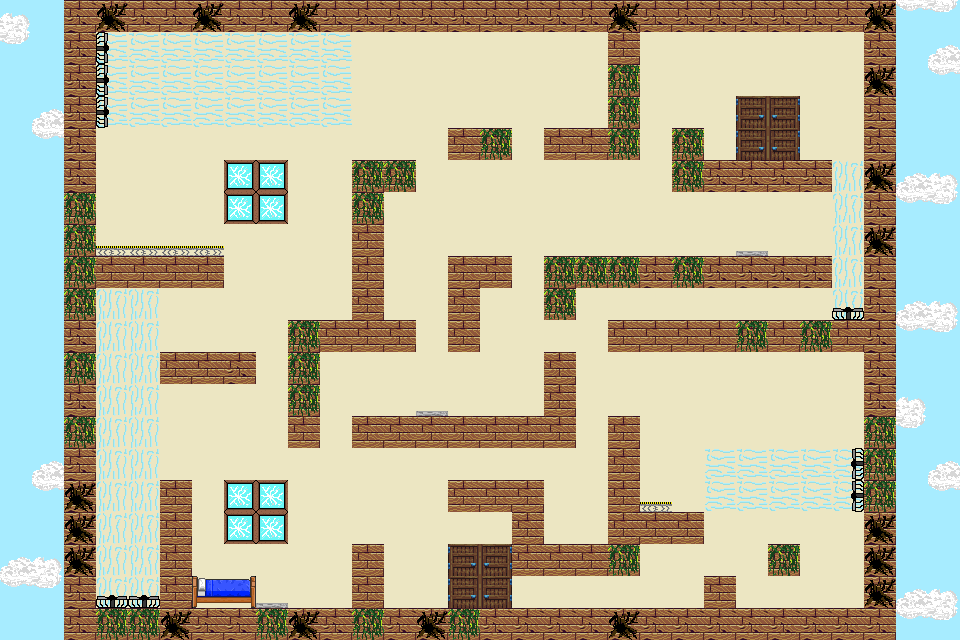

This is a level from a 2D game, rendered from its Tiled map with the project's own tilesets. A one-line summary and the map file follow, with tile-layer data summarised:
An orthogonal 30x20 tile map with 32x32 px tiles, 4 tile layers (背景图层, 建筑图层, 风图层, 平台图层), 4 tilesets and 68 objects (34x wall, 9x barrier, 5x air, 3x pressPlatform, 3x bed, ...).

<map version="1.9" tiledversion="1.9.0" orientation="orthogonal" renderorder="right-down" width="30" height="20" tilewidth="32" tileheight="32" infinite="0" nextlayerid="16" nextobjectid="99">
 <tileset firstgid="1" name="jump" tilewidth="32" tileheight="32" tilecount="8" columns="4">
  <image source="jump.png" width="128" height="64" />
 </tileset>
 <tileset firstgid="9" name="new_element" tilewidth="32" tileheight="32" tilecount="56" columns="8">
  <image source="new_element.png" width="256" height="224" />
 </tileset>
 <tileset firstgid="65" name="new_element2" tilewidth="32" tileheight="32" tilecount="4" columns="2">
  <image source="new_element2.png" width="64" height="64" />
 </tileset>
 <tileset firstgid="69" name="jumping" tilewidth="32" tileheight="32" tilecount="1" columns="1">
  <image source="bed.png" width="32" height="32" />
 </tileset>
 <layer id="1" name="背景图层" width="30" height="20">
  <data>[600 cells, 600 non-empty, 5 distinct tile ids]</data>
 </layer>
 <layer id="2" name="建筑图层" width="30" height="20">
  <data>[600 cells, 520 non-empty, 6 distinct tile ids]</data>
 </layer>
 <layer id="5" name="风图层" width="30" height="20">
  <data>[600 cells, 59 non-empty, 1 distinct tile ids]</data>
 </layer>
 <layer id="3" name="平台图层" width="30" height="20">
  <data>[600 cells, 105 non-empty, 8 distinct tile ids]</data>
 </layer>
 <objectgroup id="8" name="可拾取物对象">
  <object id="12" class="key" gid="43" x="480" y="480" width="32" height="32" />
  <object id="71" class="treasure" gid="52" x="544" y="128" width="32" height="32" />
  <object id="81" class="lock" gid="34" x="544" y="352" width="32" height="32" />
  <object id="96" class="secret" gid="30" x="128" y="106" width="32" height="32">
   <properties>
    <property name="id" type="int" value="1" />
   </properties>
  </object>
 </objectgroup>
 <objectgroup id="7" name="移动平台对象">
  <object id="68" class="pressPlatform" x="640" y="224">
   <properties>
    <property name="id" type="int" value="3" />
    <property name="len" type="int" value="1" />
    <property name="tx" type="int" value="640" />
    <property name="ty" type="int" value="160" />
   </properties>
   <point />
  </object>
  <object id="69" class="pressPlatform" x="576" y="512">
   <properties>
    <property name="id" type="int" value="1" />
    <property name="len" type="int" value="1" />
    <property name="tx" type="int" value="576" />
    <property name="ty" type="int" value="384" />
   </properties>
   <point />
  </object>
  <object id="70" class="pressPlatform" x="320" y="576">
   <properties>
    <property name="id" type="int" value="2" />
    <property name="len" type="int" value="1" />
    <property name="tx" type="int" value="320" />
    <property name="ty" type="int" value="416" />
   </properties>
   <point />
  </object>
 </objectgroup>
 <objectgroup id="10" name="弹跳层">
  <object id="54" name="弹跳1" class="bed" x="192" y="578" width="60" />
  <object id="57" name="弹跳3" class="bed" x="640" y="502" width="30" />
  <object id="94" class="bed" x="98" y="246" width="124" />
 </objectgroup>
 <objectgroup id="11" name="吹风层">
  <object id="58" name="风场1" class="air" x="96" y="288" width="64" height="320">
   <properties>
    <property name="direction" type="int" value="1" />
   </properties>
  </object>
  <object id="60" name="风场3" class="air" x="704" y="448" width="160" height="64">
   <properties>
    <property name="direction" type="int" value="3" />
   </properties>
  </object>
  <object id="61" name="风场4" class="air" x="832" y="160" width="32" height="160">
   <properties>
    <property name="direction" type="int" value="1" />
   </properties>
  </object>
  <object id="92" name="风场5" class="air" x="96" y="32" width="256" height="96">
   <properties>
    <property name="direction" type="int" value="4" />
   </properties>
  </object>
  <object id="97" class="air" x="704" y="448" width="160" height="64">
   <properties>
    <property name="direction" type="int" value="1" />
   </properties>
  </object>
 </objectgroup>
 <objectgroup id="12" name="指示点层">
  <object id="62" name="猫出生点" class="cat" x="496" y="592">
   <point />
  </object>
  <object id="63" name="女孩出生点" class="girlWithPin" x="464.75" y="567">
   <point />
  </object>
 </objectgroup>
 <objectgroup id="14" name="障碍层">
  <object id="73" class="barrier" x="192" y="481" height="127" />
  <object id="74" class="barrier" x="288" y="321" height="126" />
  <object id="76" class="barrier" x="224" y="246" height="10" />
  <object id="83" class="barrier" x="640" y="418" height="126" />
  <object id="84" class="barrier" x="96" y="32" height="576" />
  <object id="85" class="barrier" x="160" y="352" height="32" />
  <object id="86" class="barrier" x="160" y="482" height="126" />
  <object id="91" class="barrier" x="352" y="162" height="158" />
  <object id="98" class="barrier" x="448" y="257" height="95" />
 </objectgroup>
 <objectgroup id="13" name="终点门层">
  <object id="67" name="终点" class="end" x="736" y="96" width="64" height="64" />
 </objectgroup>
 <objectgroup id="15" name="按钮层">
  <object id="79" class="set" x="6" y="6">
   <point />
  </object>
  <object id="80" class="restart" x="902" y="6">
   <properties>
    <property name="level" value="level3.tmx" />
    <property name="nextLevel" value="level4.tmx" />
   </properties>
   <point />
  </object>
 </objectgroup>
 <objectgroup id="9" name="压力板判定层">
  <object id="50" name="压力板3" class="pressurePlate" x="736" y="251" width="32" height="6">
   <properties>
    <property name="id" type="int" value="3" />
   </properties>
  </object>
  <object id="51" name="压力板2" class="pressurePlate" x="256" y="603" width="32" height="6">
   <properties>
    <property name="id" type="int" value="2" />
   </properties>
  </object>
  <object id="53" name="压力板1" class="pressurePlate" x="416" y="410" width="32" height="6">
   <properties>
    <property name="id" type="int" value="1" />
   </properties>
  </object>
 </objectgroup>
 <objectgroup id="6" name="箱子对象">
  <object id="2" name="箱子3" class="box" gid="40" x="225" y="353" width="30" height="30" />
  <object id="10" name="箱子2" class="box" gid="40" x="449" y="129" width="30" height="30" />
 </objectgroup>
 <objectgroup id="4" name="墙对象">
  <object id="13" name="1" class="wall" x="64" y="0" width="31" height="640" />
  <object id="14" name="2" class="wall" x="97" y="0" width="768" height="32" />
  <object id="15" name="3" class="wall" x="864" y="0" width="32" height="640" />
  <object id="16" name="4" class="wall" x="96" y="608" width="768" height="32" />
  <object id="17" name="5" class="wall" x="96" y="256" width="128" height="32" />
  <object id="18" name="6" class="wall" x="161" y="352" width="95" height="32" />
  <object id="20" name="7" class="wall" x="161" y="480" width="30" height="128" />
  <object id="21" name="8" class="wall" x="352" y="544" width="32" height="64" />
  <object id="22" name="8" class="wall" x="289" y="352" width="31" height="96" />
  <object id="23" name="9" class="wall" x="289" y="320" width="127" height="32" />
  <object id="24" name="10" class="wall" x="353" y="192" width="31" height="128" />
  <object id="26" name="12" class="wall" x="352" y="416" width="224" height="32" />
  <object id="27" name="13" class="wall" x="449" y="288" width="31" height="64" />
  <object id="48" name="14" class="wall" x="193" y="579.5" width="61.5" height="28.5" />
  <object id="29" name="15" class="wall" x="448" y="128.667" width="64" height="32" />
  <object id="30" name="16" class="wall" x="449" y="256" width="63" height="32" />
  <object id="31" name="17" class="wall" x="544" y="352" width="32" height="64" />
  <object id="32" name="18" class="wall" x="544" y="288" width="32" height="32" />
  </objectgroup>
</map>
<!-- 16 of 68 objects omitted -->
